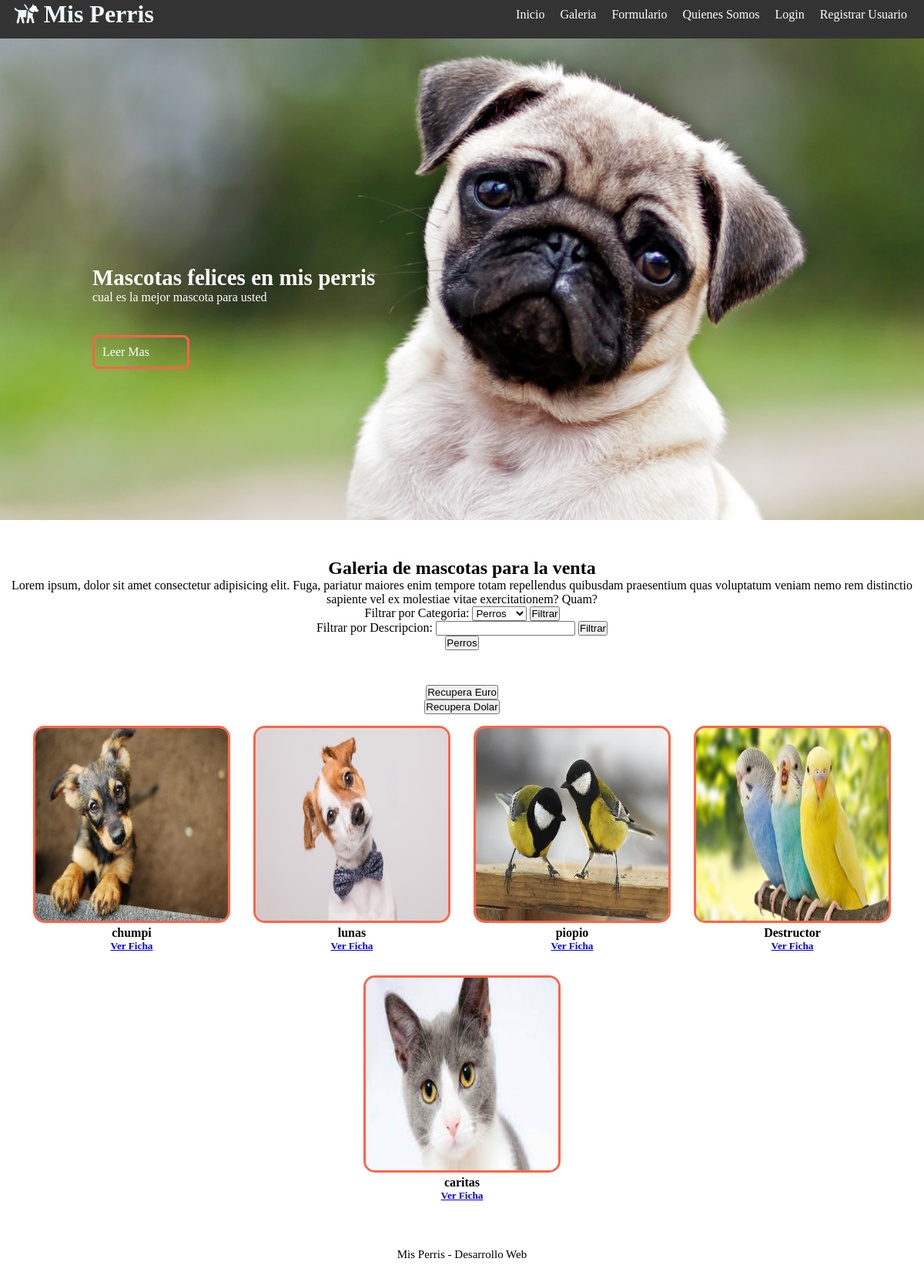
Page /galeria/ on the committed database.
### misPerris/models.py (models this page shows, shortened)
class Mascota(models.Model):
    nombre = models.CharField(primary_key=True,max_length=25)
    edad = models.IntegerField()
    descripcion = models.TextField()
    imagen = models.ImageField(upload_to='mascotas',default='mascotas/defecto.jpg')
    categoria = models.ForeignKey(Categoria, on_delete=models.CASCADE)
    publicar = models.BooleanField(default=False)
    comentario = models.TextField(default='--')
    usuario = models.CharField(max_length=45,null=True)
    dueno = models.CharField(max_length=45,default='--')

### misPerris/views.py (the view)
# urls.py: path('galeria/',galeria,name='GALE'),
def galeria(request):
    mascotas = Mascota.objects.filter(publicar=True)
    categorias = Categoria.objects.all()
    contexto= {"mascotas": mascotas,"categorias":categorias}
    return render(request, "galeria2.html",contexto)

### misPerris/templates/galeria2.html (shortened to what this page needs)
{% extends "base.html" %}
{% load static %}
{% block css %}
<link rel="stylesheet" href="{% static 'dist/css/lightbox.css' %}">
{% endblock css %}
{% block contenido %}
<section id="bienvenida">
    <h2>Galeria de mascotas para la venta</h2>
    <p>Lorem ipsum, dolor sit amet consectetur adipisicing elit. Fuga, pariatur maiores enim tempore totam
        repellendus quibusdam praesentium quas voluptatum veniam nemo rem distinctio sapiente vel ex molestiae
        vitae exercitationem? Quam?</p>
    <form method="POST" action="{% url 'FILTRARC' %}">
        Filtrar por Categoria:
        <select name="cboCategoria" id="cboCategoria">
            {% for reg in categorias %}
                <option>{{reg.nombre}}</option>
            {% endfor %}
        </select>
        <input type="submit" value="Filtrar">
    </form>
   <form method="POST" action="{% url 'FILTRARD' %}">
        Filtrar por Descripcion:
        <input type="text" name="txtDescripcion" id="txtDescripcion">
        <input type="submit" value="Filtrar">
    </form>
    <input type="button" value="Perros" onclick="perros()">
</section>
<section id="blog">
    <input type="button" value="Recupera Euro" id="btnEuro">
    <input type="button" value="Recupera Dolar" onclick="recuperarDolar()">
    <div class="contenedor">
        {% for reg in mascotas %}
        <article>
            <a href="{{reg.imagen.url}}" data-lightbox="perros" data-title="chico">
                <img src="{{reg.imagen.url}}" alt="">
            </a>
            <h4>{{reg.nombre}}</h4>
            <h5>
                <a href="{% url 'FICHAM' reg.nombre %}">Ver Ficha</a>
            </h5>
        </article>
        {% endfor %}
    </div>
</section>
{% endblock contenido %}

### misPerris/static/css/estilos.css (style rules this page uses)
* { margin: 0; padding: 0; }
.contenedor { width: 98%; margin: auto; }
#bienvenida { font-family: cursive; text-align: center; margin:45px 0px; }

### misPerris/static/css/blog.css (style rules this page uses)
#blog .contenedor article img { width: 250px; height: 250px; border:solid 3px tomato; border-radius: 15px; }
#blog { font-family: cursive; text-align: center; }
#blog .contenedor { display: flex; justify-content: center; flex-wrap: wrap; }
#blog .contenedor article { margin:15px; }

### rows in the picture
Mascota: imagen (picture), nombre "chumpi"
Mascota: imagen (picture), nombre "lunas"
Mascota: imagen (picture), nombre "piopio"
Mascota: imagen (picture), nombre "Destructor"
Mascota: imagen (picture), nombre "caritas"

### other values in the picture
form field cboCategoria "Perros"
